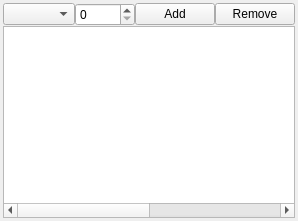
            <widget class="QWidget" name="tab_12">
             <attribute name="title">
              <string>Creatures</string>
             </attribute>
             <layout class="QVBoxLayout" name="verticalLayout_6">
              <property name="spacing">
               <number>0</number>
              </property>
              <property name="leftMargin">
               <number>3</number>
              </property>
              <property name="topMargin">
               <number>3</number>
              </property>
              <property name="rightMargin">
               <number>3</number>
              </property>
              <property name="bottomMargin">
               <number>3</number>
              </property>
              <item>
               <layout class="QHBoxLayout" name="horizontalLayout_22">
                <item>
                 <widget class="QComboBox" name="rCreatureId">
                  <property name="sizePolicy">
                   <sizepolicy hsizetype="Expanding" vsizetype="Fixed">
                    <horstretch>0</horstretch>
                    <verstretch>0</verstretch>
                   </sizepolicy>
                  </property>
                 </widget>
                </item>
                <item>
                 <widget class="QSpinBox" name="rCreatureAmount">
                  <property name="minimumSize">
                   <size>
                    <width>60</width>
                    <height>0</height>
                   </size>
                  </property>
                  <property name="maximum">
                   <number>9999</number>
                  </property>
                  <property name="stepType">
                   <enum>QAbstractSpinBox::AdaptiveDecimalStepType</enum>
                  </property>
                 </widget>
                </item>
                <item>
                 <widget class="QPushButton" name="rCreatureAdd">
                  <property name="text">
                   <string>Add</string>
                  </property>
                 </widget>
                </item>
                <item>
                 <widget class="QPushButton" name="rCreatureRemove">
                  <property name="text">
                   <string>Remove</string>
                  </property>
                 </widget>
                </item>
               </layout>
              </item>
              <item>
               <widget class="QTableWidget" name="rCreatures">
                <property name="editTriggers">
                 <set>QAbstractItemView::NoEditTriggers</set>
                </property>
                <property name="selectionMode">
                 <enum>QAbstractItemView::MultiSelection</enum>
                </property>
                <property name="selectionBehavior">
                 <enum>QAbstractItemView::SelectRows</enum>
                </property>
                <property name="columnCount">
                 <number>2</number>
                </property>
                <attribute name="horizontalHeaderVisible">
                 <bool>false</bool>
                </attribute>
                <attribute name="horizontalHeaderDefaultSectionSize">
                 <number>180</number>
                </attribute>
                <attribute name="verticalHeaderVisible">
                 <bool>false</bool>
                </attribute>
                <column/>
                <column/>
               </widget>
              </item>
             </layout>
            </widget>
